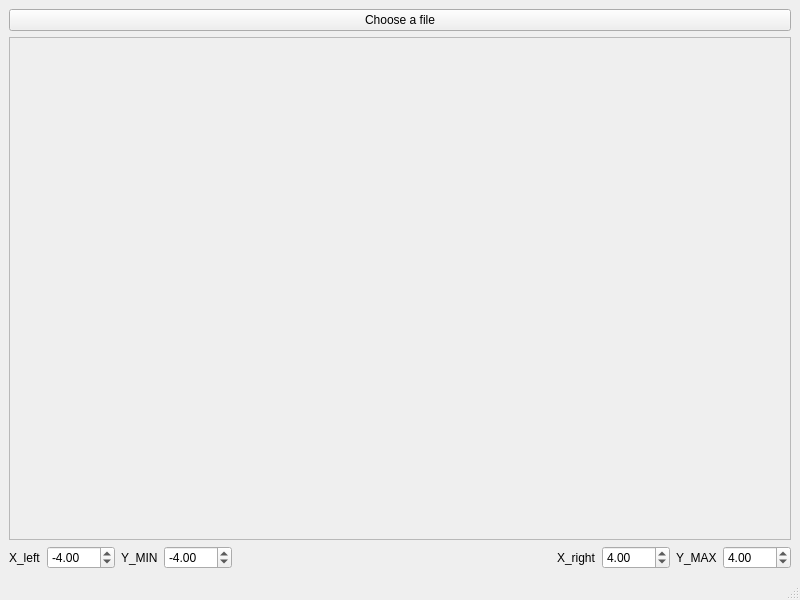
<?xml version="1.0" encoding="UTF-8"?>
<ui version="4.0">
 <class>MainWindow</class>
 <widget class="QMainWindow" name="MainWindow">
  <property name="geometry">
   <rect>
    <x>0</x>
    <y>0</y>
    <width>800</width>
    <height>600</height>
   </rect>
  </property>
  <property name="windowTitle">
   <string>Отсечение</string>
  </property>
  <widget class="QWidget" name="centralwidget">
   <layout class="QVBoxLayout" name="verticalLayout">
    <item>
     <layout class="QHBoxLayout" name="horizontalLayout_3"/>
    </item>
    <item>
     <widget class="QPushButton" name="selectDirectoryB">
      <property name="styleSheet">
       <string notr="true"/>
      </property>
      <property name="text">
       <string>Choose a file</string>
      </property>
     </widget>
    </item>
    <item>
     <widget class="QScrollArea" name="scrollArea">
      <property name="widgetResizable">
       <bool>true</bool>
      </property>
      <widget class="QWidget" name="scrollAreaWidgetContents">
       <property name="geometry">
        <rect>
         <x>0</x>
         <y>0</y>
         <width>780</width>
         <height>462</height>
        </rect>
       </property>
       <layout class="QVBoxLayout" name="verticalLayout_2">
        <item>
         <widget class="QLabel" name="label">
          <property name="text">
           <string/>
          </property>
          <property name="alignment">
           <set>Qt::AlignCenter</set>
          </property>
         </widget>
        </item>
       </layout>
      </widget>
     </widget>
    </item>
    <item>
     <layout class="QHBoxLayout" name="horizontalLayout">
      <item>
       <layout class="QHBoxLayout" name="horizontalLayout_5">
        <item>
         <widget class="QLabel" name="label_4">
          <property name="text">
           <string>X_left</string>
          </property>
         </widget>
        </item>
        <item>
         <widget class="QDoubleSpinBox" name="dsb_Xmin">
          <property name="minimum">
           <double>-100.000000000000000</double>
          </property>
          <property name="value">
           <double>-4.000000000000000</double>
          </property>
         </widget>
        </item>
       </layout>
      </item>
      <item>
       <layout class="QVBoxLayout" name="verticalLayout_5">
        <item>
         <layout class="QHBoxLayout" name="horizontalLayout_6">
          <item>
           <widget class="QLabel" name="label_5">
            <property name="text">
             <string>Y_MIN</string>
            </property>
           </widget>
          </item>
          <item>
           <widget class="QDoubleSpinBox" name="dsb_Ymin">
            <property name="minimum">
             <double>-100.000000000000000</double>
            </property>
            <property name="value">
             <double>-4.000000000000000</double>
            </property>
           </widget>
          </item>
         </layout>
        </item>
       </layout>
      </item>
      <item>
       <spacer name="horizontalSpacer">
        <property name="orientation">
         <enum>Qt::Horizontal</enum>
        </property>
        <property name="sizeHint" stdset="0">
         <size>
          <width>40</width>
          <height>20</height>
         </size>
        </property>
       </spacer>
      </item>
      <item>
       <widget class="QLabel" name="label_2">
        <property name="text">
         <string>X_right</string>
        </property>
       </widget>
      </item>
      <item>
       <widget class="QDoubleSpinBox" name="dsb_Xmax">
        <property name="minimum">
         <double>-100.000000000000000</double>
        </property>
        <property name="value">
         <double>4.000000000000000</double>
        </property>
       </widget>
      </item>
      <item>
       <widget class="QLabel" name="label_3">
        <property name="text">
         <string>Y_MAX</string>
        </property>
       </widget>
      </item>
      <item>
       <widget class="QDoubleSpinBox" name="dsb_Ymax">
        <property name="minimum">
         <double>-100.000000000000000</double>
        </property>
        <property name="value">
         <double>4.000000000000000</double>
        </property>
       </widget>
      </item>
     </layout>
    </item>
   </layout>
  </widget>
  <widget class="QMenuBar" name="menubar">
   <property name="geometry">
    <rect>
     <x>0</x>
     <y>0</y>
     <width>800</width>
     <height>21</height>
    </rect>
   </property>
  </widget>
  <widget class="QStatusBar" name="statusbar"/>
 </widget>
 <resources/>
 <connections/>
</ui>
